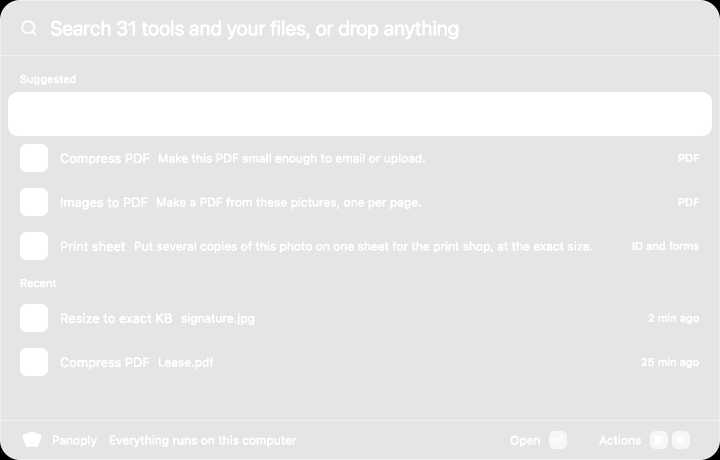
#> input picture docs/launch/drops/bar-answers/source/window-alpha.png, 1440 x 920 px (shown at 1/2 size)
$ python make-plates.py
#> lines starting #> are read from the running program, lines starting #| are printed output that depends on the picture; after the words box and inside, x2 and y2 are one past the last pixel; in counts of white or black regions, pixels touching at a corner belong together
#!/usr/bin/env python3
"""Build the bar plates for the bar-answers drop from real renders of the real app.

Input: the three flattened light renders of the command bar in ../source (bar-calc, bar-calc-convert,
bar-calc-skip; 1440 x 920, written by `panoply-desktop --selfcheck-frames`). Nothing here draws UI: every glyph
on the output plates is a pixel of those renders. What this script does:

  1. gives the renders their transparent rounded corners back. The renders are flattened onto a desktop colour;
     the window's own alpha (source/window-alpha.png, the alpha channel of the launch film's bar-rest-light capture, same 1440 x 920 window) says which pixels are corner,
     and the flatten is undone on the edge pixels.
  2. for "72 f to c": the render predates commit 55db76d ("at most four decimals"), so it reads 22.22222222.
     The shipped app reads 22.2222. The row is rebuilt from the same glyphs: the first seven characters of the
     bold title are kept, the four extra digits are cut out, and the unit and the subtitle slide left by exactly
     those four digit advances. (Drop this step when the render is redone at 55db76d or later.)
  3. writes, per scene, a head layer (search field with the typed words), a body layer (answer row or tool row
     and footer) and one shared base (the same window with the typed words, the rows and the footer hints
     removed, filled with the window's flat background). The film types by revealing the head layer left to right
     and lands the body layer on the last keystroke.
  4. measures the glyph boundaries in the head layer, so each keystroke reveals exactly one character.

Usage: make-plates.py [source_dir] [out_dir]
"""
import json
import sys
from pathlib import Path

import numpy as np
from PIL import Image

HERE = Path(__file__).resolve().parent
SRC = Path(sys.argv[1]) if len(sys.argv) > 1 else HERE.parent / "source"
OUT = Path(sys.argv[2]) if len(sys.argv) > 2 else HERE.parent / "assets" / "plates"

W, H = 1440, 920
BG = np.array([241, 242, 245], dtype=float)  # the window's flat background (light)
ROW = np.array([199, 210, 223], dtype=float)  # the highlighted row
DESK = np.array([201, 208, 219], dtype=float)  # the desktop colour the renders were flattened onto
HEAD_H = 112  # search field, down to and including its divider (y 111)
FOOT_Y = 840  # footer divider


def corner_alpha() -> np.ndarray:
    rest = np.array(Image.open(SRC / "window-alpha.png").convert("L")).astype(float)
    return np.clip(rest / 229.0, 0, 1)
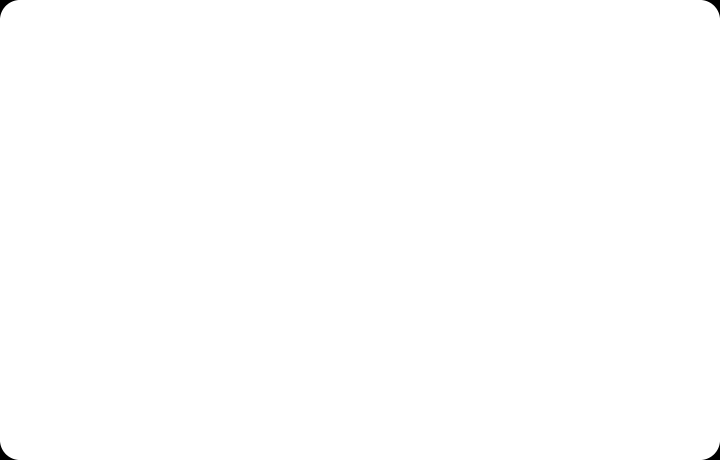
#> returned value: shape (920, 1440) float64 (shown at 1/2 size); min 0, max 1, mean 0.999


def real(name: str, m: np.ndarray) -> np.ndarray:
    """The render with its corners transparent again, float RGBA."""
    f = np.array(Image.open(SRC / f"{name}.png").convert("RGB")).astype(float)
    a = np.zeros((H, W, 4))
    ok = m > 0.02
    mm = np.where(ok, m, 1.0)[..., None]
    rgb = (f - (1 - mm) * DESK) / mm
    a[..., :3] = np.clip(rgb, 0, 255)
    a[..., 3] = m * 255
    return a


def ink_runs(a: np.ndarray, y0, y1, x0, x1, bg, th=30):
    reg = a[y0:y1, x0:x1, :3]
    cols = (np.abs(reg - bg).sum(axis=2) > th).any(axis=0)
    runs, s = [], None
    for i, v in enumerate(cols):
        if v and s is None:
            s = i
        if not v and s is not None:
            runs.append((x0 + s, x0 + i - 1))
            s = None
    if s is not None:
        runs.append((x0 + s, x1 - 1))
    return runs


def fix_convert(a: np.ndarray) -> np.ndarray:
    """22.22222222 to 22.2222: keep the first seven glyphs, cut four digits, slide the unit and the subtitle left."""
    runs = ink_runs(a, 205, 255, 110, 500, ROW)
    # glyph runs of the bold title, in order: 2 2 . 2 2 2 2 2 2 2 2 then the degree sign, C, then the subtitle
    digit_ends = [r[1] for r in runs[:11]]
    assert len(runs) >= 13 and (digit_ends[10] - digit_ends[6]) > 60, runs
    cut = digit_ends[10] - digit_ends[6]  # four digit advances
    keep_to = digit_ends[6] + 2  # first column after the seventh glyph's gap: the eighth digit starts 3 px later
    unit_from = keep_to + cut  # the unit moves left by exactly four digit advances, so the gap before it is unchanged
    assert digit_ends[10] < unit_from < runs[11][0]
    out = a.copy()
    y0, y1 = 190, 267
    seg = a[y0:y1, unit_from:500].copy()
    out[y0:y1, keep_to:500, :3] = ROW
    out[y0:y1, keep_to : keep_to + seg.shape[1]] = seg
    # the pixels between the seventh glyph and the unit are the row colour in the source too, so the join is seamless
    return out


def erase(a: np.ndarray, y0, y1, x0, x1, color) -> None:
    a[y0:y1, x0:x1, :3] = color


def layer(a: np.ndarray, y0, y1, solid: np.ndarray) -> Image.Image:
    """Only rows y0..y1 of the plate, with no corner pixels (the base carries those)."""
    o = np.zeros_like(a)
    o[y0:y1] = a[y0:y1]
    o[..., 3] = np.where(solid, o[..., 3], 0)
    return Image.fromarray(np.clip(o, 0, 255).astype(np.uint8))


def main() -> None:
    m = corner_alpha()
    solid = m >= 0.999
#> solid: shape (920, 1440) bool; 99.9% white; 4 black regions, box (x1, y1, x2, y2) and area: (0, 0, 37, 37) 370, (1403, 0, 1440, 37) 370, (0, 883, 37, 920) 370, (1403, 883, 1440, 920) 370
    scenes = {
        "A": ("bar-calc-light", "15% of 2400"),
        "B": ("bar-calc-convert-light", "72 f to c"),
        "C": ("bar-calc-skip-light", "merge pdf"),
    }
    info = {}
    base = None
    for key, (name, text) in scenes.items():
        a = real(name, m)
        if key == "B":
            a = fix_convert(a)
        runs = ink_runs(a, 20, 100, 90, 760, BG)
        # per typed character, the column up to which the head layer is shown after that keystroke
        chars = list(text)
        nonspace = [c for c in chars if c != " "]
        if len(runs) < len(nonspace):
            # touching glyphs share a run: split a run at its emptiest column
            fixed = []
            need = len(nonspace) - len(runs)
            ink = (np.abs(a[20:100, :, :3] - BG).sum(axis=2) > 30).sum(axis=0)
            for r in runs:
                width = r[1] - r[0] + 1
                if need > 0 and width > 26 and key == "C":
                    lo, hi = r[0] + 6, r[0] + 20
                    cut = lo + int(np.argmin(ink[lo:hi]))
                    fixed += [(r[0], cut - 1), (cut, r[1])]
                    need -= 1
                else:
                    fixed.append(r)
            runs = fixed
        assert len(runs) == len(nonspace), (key, runs, nonspace)
        bounds, k = [], 0
        for c in chars:
            if c == " ":
                bounds.append(bounds[-1] if bounds else 0)
            else:
                bounds.append(runs[k][1] + 2)  # include the glyph's antialiased edge
                k += 1
        bounds[-1] = W
        info[key] = {"text": text, "bounds": bounds, "runs": runs}
        # head and body layers from the finished plate
        head = layer(a, 0, HEAD_H, solid)
        body = layer(a, HEAD_H, H, solid)
        head.save(OUT / f"{key}-head.png", optimize=True)
        body.save(OUT / f"{key}-body.png", optimize=True)
        if base is None:
            b = a.copy()
            erase(b, 14, 106, 92, 760, BG)  # the typed words
            erase(b, HEAD_H, FOOT_Y, 2, W - 2, BG)  # the rows
            erase(b, FOOT_Y + 2, H - 8, 205, W - 2, BG)  # the footer hints (the Panoply mark and name stay)
            base = Image.fromarray(np.clip(b, 0, 255).astype(np.uint8))
            base.save(OUT / "base.png", optimize=True)
    (OUT / "plates.json").write_text(json.dumps(info, indent=1))
    print(json.dumps({k: v["bounds"] for k, v in info.items()}))


if __name__ == "__main__":
#> (the run stopped early here; a loop or call above may not have finished)
